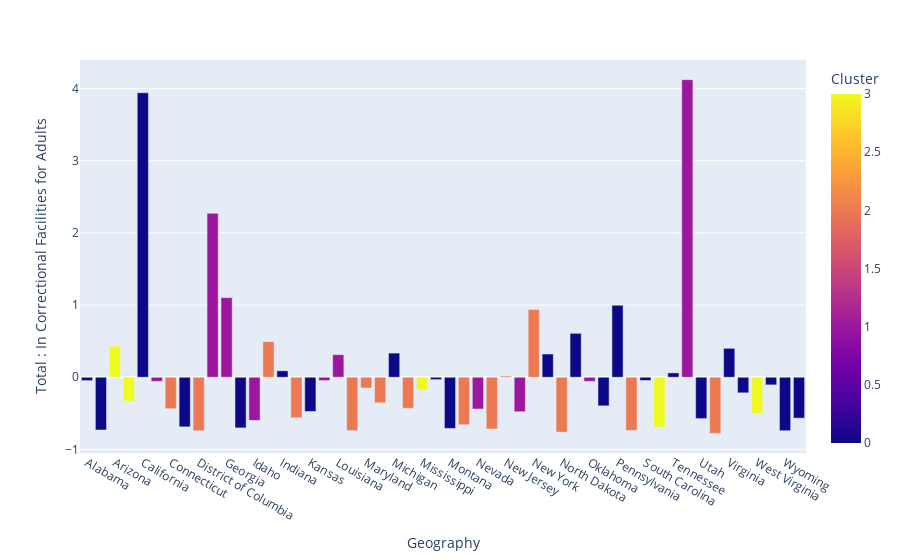

Notebook cell for this chart:
### Code cell
createBarChart(runKmeans(full, getX(full), n), x_axis="Geography", y_axis='Total : In Correctional Facilities for Adults')

### Figure 1 — Plotly figure (JSON) as saved in the notebook; plotly's stock layout.template omitted (floating-point values rounded to 4 significant figures)
{"data": [{"alignmentgroup": "True", "hovertemplate": "Geography=%{x}<br>Total : In Correctional Facilities for Adults=%{y}<br>Cluster=%{marker.color}<extra></extra>", "legendgroup": "", "marker": {"color": [0, 0, 3, 3, 0, 1, 2, 0, 2, 1, 1, 0, 1, 2, 0, 2, 0, 1, 1, 2, 2, 2, 0, 2, 3, 0, 0, 2, 1, 2, 2, 1, 2, 0, 2, 0, 1, 0, 0, 2, 0, 3, 0, 1, 0, 2, 0, 0, 3, 0, 0, 0], "coloraxis": "coloraxis", "pattern": {"shape": ""}}, "name": "", "offsetgroup": "", "orientation": "v", "showlegend": false, "textposition": "auto", "type": "bar", "x": ["Alabama", "Alaska", "Arizona", "Arkansas", "California", "Colorado", "Connecticut", "Delaware", "District of Columbia", "Florida", "Georgia", "Hawaii", "Idaho", "Illinois", "Indiana", "Iowa", "Kansas", "Kentucky", "Louisiana", "Maine", "Maryland", "Massachusetts", "Michigan", "Minnesota", "Mississippi", "Missouri", "Montana", "Nebraska", "Nevada", "New Hampshire", "New Jersey", "New Mexico", "New York", "North Carolina", "North Dakota", "Ohio", "Oklahoma", "Oregon", "Pennsylvania", "Rhode Island", "South Carolina", "South Dakota", "Tennessee", "Texas", "Utah", "Vermont", "Virginia", "Washington", "West Virginia", "Wisconsin", "Wyoming", "Puerto Rico"], "xaxis": "x", "y": [-0.04661, -0.7307, 0.4329, -0.3298, 3.943, -0.05726, -0.4353, -0.6875, -0.7407, 2.273, 1.103, -0.7017, -0.5984, 0.4938, 0.08961, -0.561, -0.4743, -0.04522, 0.3124, -0.7386, -0.1484, -0.3542, 0.3349, -0.4297, -0.1753, -0.03259, -0.7084, -0.6578, -0.4398, -0.7173, 0.01657, -0.4772, 0.939, 0.3218, -0.7607, 0.6089, -0.05694, -0.3962, 0.9987, -0.7368, -0.04464, -0.6899, 0.06032, 4.124, -0.5727, -0.7773, 0.4007, -0.2159, -0.5001, -0.1057, -0.7409, -0.5666], "yaxis": "y"}], "layout": {"barmode": "relative", "coloraxis": {"colorbar": {"title": {"text": "Cluster"}}, "colorscale": [[0, "#0d0887"], [0.1111, "#46039f"], [0.2222, "#7201a8"], [0.3333, "#9c179e"], [0.4444, "#bd3786"], [0.5556, "#d8576b"], [0.6667, "#ed7953"], [0.7778, "#fb9f3a"], [0.8889, "#fdca26"], [1, "#f0f921"]]}, "legend": {"tracegroupgap": 0}, "margin": {"t": 60}, "xaxis": {"anchor": "y", "domain": [0, 1], "title": {"text": "Geography"}}, "yaxis": {"anchor": "x", "domain": [0, 1], "title": {"text": "Total : In Correctional Facilities for Adults"}}}}
